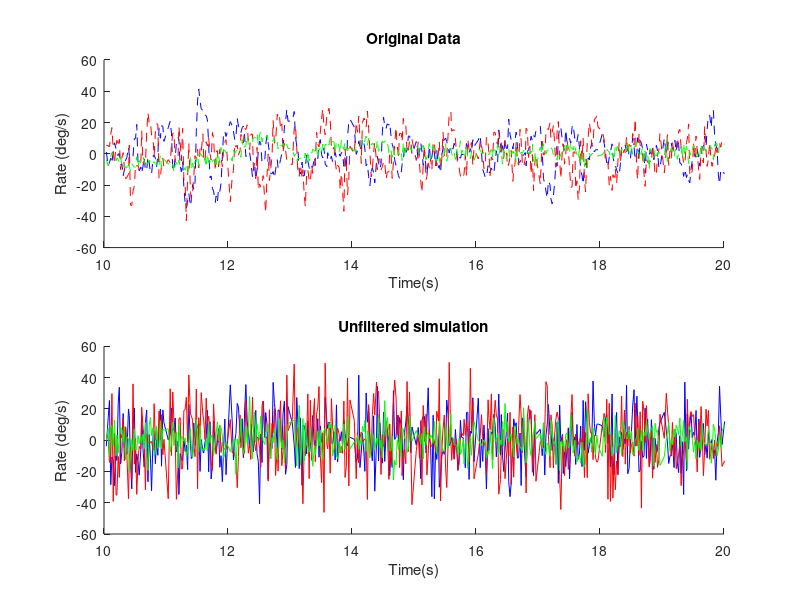
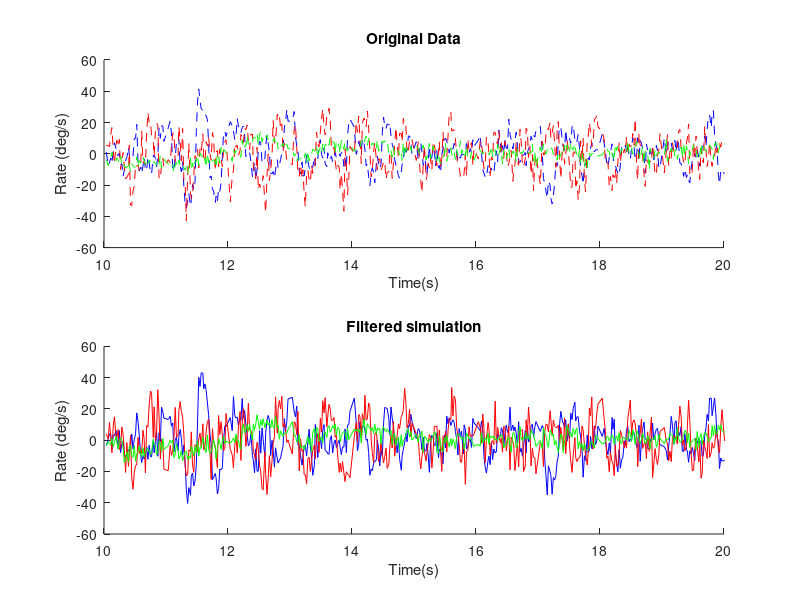
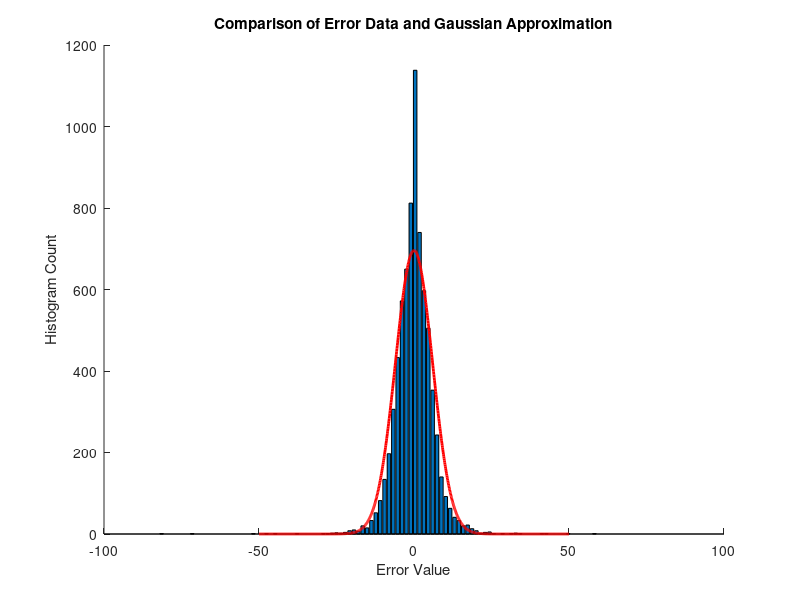

Write the MATLAB code that produced these figures, in order.
% MN: This code shows the importance of filtering the simulated gyro data.
% MN: After filtering the simulated gyro data based on a moving average of size 3, the
% MN: simulated filtered data more closely resembles the non-simulated
% MN: data. This is because the covariance of the filtered data is a lot less
% MN: than the original covariance
% MN: We also plot the error data and the gaussian approximation of the
% MN: error

% Gyro data reproduction

load('gyro.mat');

% Convert to degrees
gx = 180/pi*gx;
gy = 180/pi*gy;
gz = 180/pi*gz;

% Assume underlying motion is negligible, and measurements are independent
S = cov([gx gy gz]);                        % MN: If given a vector of data, cov returns the 
                                            % MN: corresponding covariance
                                            % matrix
[SE,Se] = eig(S);

% Create a reproduction of gyro data
g_sim = SE*sqrt(Se)*randn(3,length(gx));    % MN: Reproduces the gyro data using covariance from 
                                            % MN: existing data. This is
                                            % similar to how we create
                                            % noise models

% Plot data for a certain time
tmin = 10;
tmax = 20;
t1= find(tg>tmin,1);                        % MN: returns the first index that is larger than tmin
t2= find(tg>tmax,1);                        % MN: returns the first index that is larger than tmax

figure(1);clf;
subplot(2,1,1); hold on;
plot(tg(t1:t2), gx(t1:t2), 'b--');
plot(tg(t1:t2), gy(t1:t2), 'r--');
plot(tg(t1:t2), gz(t1:t2), 'g--');
axis([tmin tmax -60 60])
title('Original Data')
xlabel('Time(s)')
ylabel('Rate (deg/s)')
subplot(2,1,2); hold on;
plot(tg(t1:t2), g_sim(1,(t1:t2)), 'b');
plot(tg(t1:t2), g_sim(2,(t1:t2)), 'r');
plot(tg(t1:t2), g_sim(3,(t1:t2)), 'g');
axis([tmin tmax -60 60]);
xlabel('Time(s)')
ylabel('Rate (deg/s)')
title('Unfiltered simulation')


% Moving average filter and subtract average from measurments
f_len = 3;
gxf = filter(ones(1,f_len)/f_len,1,gx);             % MN: filters the data in gx, gy, and gz by
gyf = filter(ones(1,f_len)/f_len,1,gy);             % MN: moving average of size 3 define by the 
gzf = filter(ones(1,f_len)/f_len,1,gz);             % MN: first 2 vectors

ex = gx-gxf;                                        % MN: obtain the error between measurements
ey = gy-gyf;                                        % MN: and the average
ez = gz-gzf;

Sf = cov([ex ey ez]);                               % MN: find the covariance on this error
[SfE, Sfe]=eig(Sf);

% Create a reproduction of gyro data
g_simf = SfE*sqrt(Sfe)*randn(3,length(gxf));

% Plot data for a certain time
tmin = 10;
tmax = 20;
t1= find(tg>tmin,1);
t2= find(tg>tmax,1);

figure(2);clf;
subplot(2,1,1); hold on;
plot(tg(t1:t2), gx(t1:t2), 'b--');
plot(tg(t1:t2), gy(t1:t2), 'r--');
plot(tg(t1:t2), gz(t1:t2), 'g--');
axis([tmin tmax -60 60])
title('Original Data')
xlabel('Time(s)')
ylabel('Rate (deg/s)')
subplot(2,1,2); hold on;
subplot(2,1,2); hold on;
plot(tg(t1:t2), gxf(t1:t2)'+g_simf(1,t1:t2), 'b');
plot(tg(t1:t2), gyf(t1:t2)'+g_simf(2,t1:t2), 'r');
plot(tg(t1:t2), gzf(t1:t2)'+g_simf(3,t1:t2), 'g');
axis([tmin tmax -60 60]);
title('Filtered simulation')
xlabel('Time(s)')
ylabel('Rate (deg/s)')

figure(3); clf; hold on
bins = 100;
[Nex, Xex] = hist(ex,bins);
binsize = Xex(2)-Xex(1);
xvec = -50:.1:50;
% Compare to pdf, by multiplying by number of samples and by bin size
% Num samples to convert to frequency distribution and bin size as smaller
% bins will have fewer samples.

%Gex = normpdf(xvec,muf(1),sqrt(Sf(1,1)))*length(ex)*binsize;  
Gex = normpdf(xvec,0,sqrt(Sf(1,1)))*length(ex)*binsize; 

% MN: returns the pdf of the normal distribution with mean MU and the
% MN: standard deviation SIGMA evaluated at the values in xvec 
bar(Xex,Nex);
plot(xvec,Gex,'r', 'LineWidth',2);
title('Comparison of Error Data and Gaussian Approximation')
xlabel('Error Value')
ylabel('Histogram Count')

